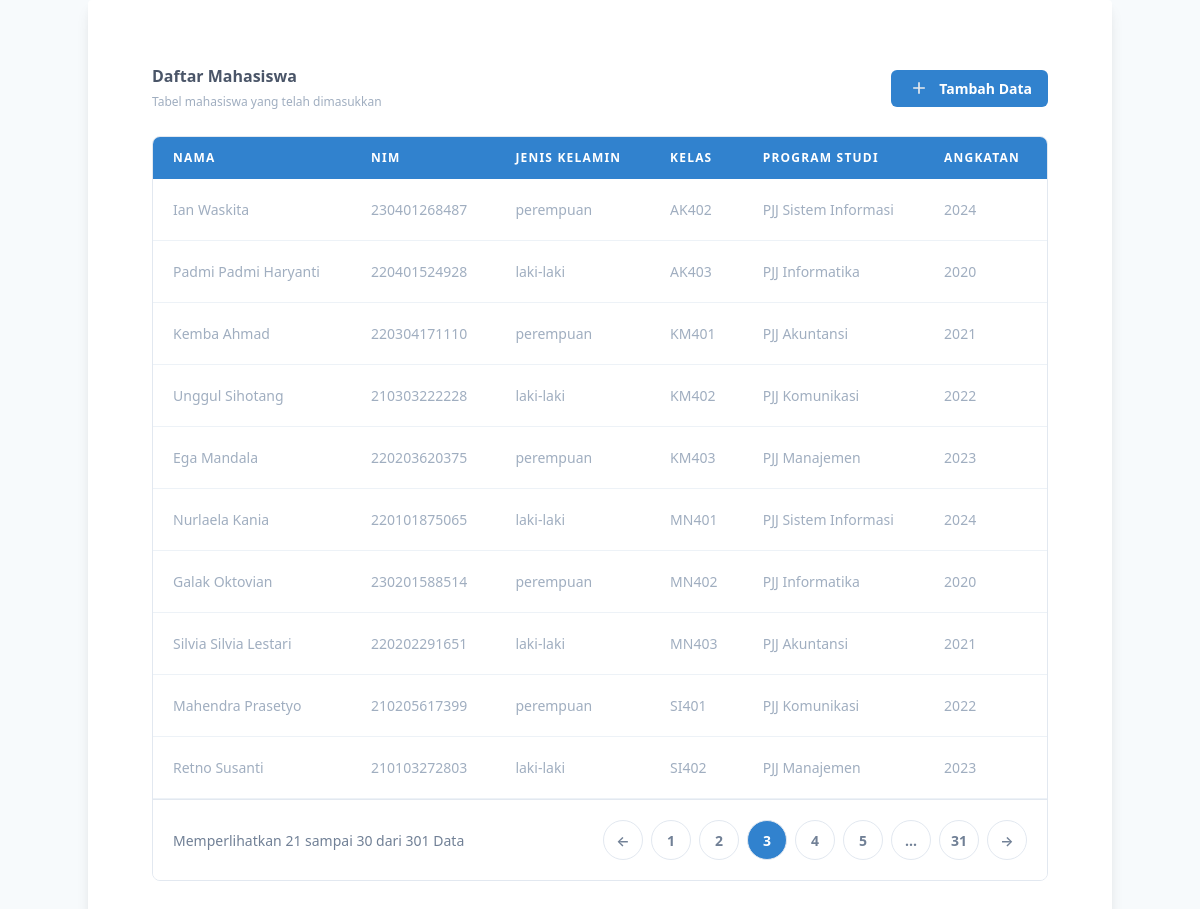
Screenshot of /?halaman=3 with the database file from the repository.
### tables this page shows
CREATE TABLE `mahasiswa` (
  `id` int(11) NOT NULL,
  `nama` varchar(255) NOT NULL,
  `nim` varchar(255) NOT NULL,
  `jenis_kelamin` enum('laki-laki','perempuan') NOT NULL DEFAULT 'laki-laki',
  `kelas` varchar(255) NOT NULL,
  `program_studi` varchar(255) NOT NULL,
  `angkatan` varchar(255) NOT NULL
);

### lib/Database.php (called while the page is built, shortened)
<?php
class Database
{
    public $host = HOST;
    public $user = USER;
    public $password = PASSWORD;
    public $database = DATABASE;
    public $link;
    public function dbConnect()
    {
        $this->link = mysqli_connect(
            $this->host,
            $this->user,
            $this->password,
            $this->database
        );
    }
    public function pilih($query)
    {
        $hasil = mysqli_query($this->link, $query) or die($this->link->error . __LINE__);
        if (mysqli_num_rows($hasil) > 0) {
            return $hasil;
        } else {
            return false;
        }
    }
}
?>

### classes/Mahasiswa.php (called while the page is built, shortened)
<?php
include_once "lib/Database.php";
class Mahasiswa {
    public $db;
    public function __construct()
    {
        $this->db = new Database();
    }
    public function semuaMahasiswa($limit, $offset)
    {
        $query = "SELECT * FROM `mahasiswa` ORDER BY id ASC LIMIT $limit OFFSET $offset";
        $hasil = $this->db->pilih($query);
        return $hasil;
    }
    public function hitungMahasiswa()
    {
        $query = "SELECT COUNT(*) as count FROM `mahasiswa`";
        $hasil = $this->db->pilih($query);
        $row = mysqli_fetch_assoc($hasil);
        return $row['count'];
    }
}
?>

### index.php (the view, shortened to what this page needs)
<?php
include_once "classes/Mahasiswa.php";
$re = new Mahasiswa();
$limit = 10;
$halaman = isset($_GET['halaman']) ? (int) $_GET['halaman'] : 1;
$offset = ($halaman - 1) * $limit;
$semuaMahasiswa = $re->semuaMahasiswa($limit, $offset);
$totalMahasiswa = $re->hitungMahasiswa();
$totalHalaman = ceil($totalMahasiswa / $limit);
function linkPaginasi($halaman, $totalHalaman)
{
    $paginasi = [];
    for ($i = max(1, $halaman - 2); $i <= min($totalHalaman, $halaman + 2); $i++) {
        $paginasi[] = $i;
    }
    if ($halaman < $totalHalaman - 2) {
        if ($halaman < $totalHalaman - 3) {
            $paginasi[] = '...';
        }
        $paginasi[] = $totalHalaman;
    }
    return $paginasi;
}
$linkPaginasi = linkPaginasi($halaman, $totalHalaman);
?>
<!DOCTYPE html>
<html lang="id">
<head>
    <link href="https://unpkg.com/tailwindcss@^1.0/dist/tailwind.min.css" rel="stylesheet">
</head>
<body class="h-screen flex-row items-center justify-center bg-gray-100">
    <div class="container mx-auto max-w-5xl p-8 bg-white rounded shadow-lg">
        <div class="mx-auto max-w-screen-lg px-4 py-8 sm:px-8">
            <div class="flex items-center justify-between pb-6">
                <div>
                    <h2 class="font-semibold text-gray-700">Daftar Mahasiswa</h2>
                    <span class="text-xs text-gray-500">Tabel mahasiswa yang telah dimasukkan</span>
                </div>
                <div class="flex items-center justify-between">
                    <div class="ml-10 space-x-8 lg:ml-40">
                        <a href="masukkan-data.php"
                            class="flex items-center gap-2 rounded-md bg-blue-600 px-4 py-2 text-sm font-semibold text-white focus:outline-none focus:ring hover:bg-blue-700">
                            <svg xmlns="http://www.w3.org/2000/svg" height="20px" viewBox="0 -960 960 960" width="24px"
                                fill="#e8eaed">
                                <path d="M440-440H200v-80h240v-240h80v240h240v80H520v240h-80v-240Z" />
                            </svg>
                            Tambah Data
                        </a>
                    </div>
                </div>
            </div>
            <div class="overflow-y-hidden rounded-lg border">
                <div class="overflow-x-auto">
                    <table class="w-full">
                        <thead>
                            <tr
                                class="bg-blue-600 text-left text-xs font-semibold uppercase tracking-widest text-white">
                                <th class="px-5 py-3">Nama</th>
                                <th class="px-5 py-3">NIM</th>
                                <th class="px-5 py-3">Jenis Kelamin</th>
                                <th class="px-5 py-3">Kelas</th>
                                <th class="px-5 py-3">Program Studi</th>
                                <th class="px-5 py-3">Angkatan</th>
                            </tr>
                        </thead>
                        <tbody class="text-gray-500">
                            <?php
                            if ($semuaMahasiswa) {
                                while ($row = mysqli_fetch_assoc($semuaMahasiswa)) {
                                    ?>
                                    <tr>
                                        <td class="border-b border-gray-200 bg-white px-5 py-5 text-sm">
                                            <p class="whitespace-no-wrap"><?= $row["nama"] ?></p>
                                        </td>
                                        <td class="border-b border-gray-200 bg-white px-5 py-5 text-sm">
                                            <p class="whitespace-no-wrap"><?= $row["nim"] ?></p>
                                        </td>
                                        <td class="border-b border-gray-200 bg-white px-5 py-5 text-sm">
                                            <p class="whitespace-no-wrap"><?= $row["jenis_kelamin"] ?></p>
                                        </td>
                                        <td class="border-b border-gray-200 bg-white px-5 py-5 text-sm">
                                            <p class="whitespace-no-wrap"><?= $row["kelas"] ?></p>
                                        </td>
                                        <td class="border-b border-gray-200 bg-white px-5 py-5 text-sm">
                                            <p class="whitespace-no-wrap"><?= $row["program_studi"] ?></p>
                                        </td>
                                        <td class="border-b border-gray-200 bg-white px-5 py-5 text-sm">
                                            <p class="whitespace-no-wrap"><?= $row["angkatan"] ?></p>
                                        </td>
                                    </tr>
                                    <?php
                                }
                            }
                            ?>
                        </tbody>
                    </table>
                </div>
                <div class="flex flex-col items-center border-t bg-white px-5 py-5 sm:flex-row sm:justify-between">
                    <span class="text-xs text-gray-600 sm:text-sm"> Memperlihatkan <?= ($offset + 1) ?> sampai
                        <?= min($offset + $limit, $totalMahasiswa) ?> dari <?= $totalMahasiswa ?> Data </span>
                    <div class="mt-2 inline-flex sm:mt-0">
                        <a href="?halaman=<?= max(1, $halaman - 1) ?>"
                            class="mr-2 flex h-10 w-10 items-center justify-center rounded-full border border-gray-300 bg-white text-sm font-semibold text-gray-600 hover:bg-gray-100 transition duration-150">←</a>
                        <?php foreach ($linkPaginasi as $link) { ?>
                            <?php if ($link == '...') { ?>
                                <span
                                    class="mr-2 flex h-10 w-10 items-center justify-center rounded-full border border-gray-300 bg-white text-sm font-semibold text-gray-600">...</span>
                            <?php } else { ?>
                                <a href="?halaman=<?= $link ?>"
                                    class="mr-2 flex h-10 w-10 items-center justify-center rounded-full border border-gray-300 bg-white text-sm font-semibold <?= $link == $halaman ? 'bg-blue-600 text-white' : 'text-gray-600' ?> hover:bg-gray-100 transition duration-150"><?= $link ?></a>
                            <?php } ?>
                        <?php } ?>
                        <a href="?halaman=<?= min($totalHalaman, $halaman + 1) ?>"
                            class="flex h-10 w-10 items-center justify-center rounded-full border border-gray-300 bg-white text-sm font-semibold text-gray-600 hover:bg-gray-100 transition duration-150">→</a>
                    </div>
                </div>
            </div>
        </div>
    </div>
</body>
</html>

### rows the page displays
mahasiswa: nama "Ian Waskita", nim "230401268487", jenis_kelamin "perempuan", kelas "AK402", program_studi "PJJ Sistem Informasi", angkatan "2024"
mahasiswa: nama "Padmi Padmi Haryanti", nim "220401524928", jenis_kelamin "laki-laki", kelas "AK403", program_studi "PJJ Informatika", angkatan "2020"
mahasiswa: nama "Kemba Ahmad", nim "220304171110", jenis_kelamin "perempuan", kelas "KM401", program_studi "PJJ Akuntansi", angkatan "2021"
mahasiswa: nama "Unggul Sihotang", nim "210303222228", jenis_kelamin "laki-laki", kelas "KM402", program_studi "PJJ Komunikasi", angkatan "2022"
mahasiswa: nama "Ega Mandala", nim "220203620375", jenis_kelamin "perempuan", kelas "KM403", program_studi "PJJ Manajemen", angkatan "2023"
mahasiswa: nama "Nurlaela Kania", nim "220101875065", jenis_kelamin "laki-laki", kelas "MN401", program_studi "PJJ Sistem Informasi", angkatan "2024"
mahasiswa: nama "Galak Oktovian", nim "230201588514", jenis_kelamin "perempuan", kelas "MN402", program_studi "PJJ Informatika", angkatan "2020"
mahasiswa: nama "Silvia Silvia Lestari", nim "220202291651", jenis_kelamin "laki-laki", kelas "MN403", program_studi "PJJ Akuntansi", angkatan "2021"
mahasiswa: nama "Mahendra Prasetyo", nim "210205617399", jenis_kelamin "perempuan", kelas "SI401", program_studi "PJJ Komunikasi", angkatan "2022"
mahasiswa: nama "Retno Susanti", nim "210103272803", jenis_kelamin "laki-laki", kelas "SI402", program_studi "PJJ Manajemen", angkatan "2023"

### other values shown
$offset + 1 "21"
min($offset + $limit, $totalMahasiswa) "30"
$totalMahasiswa "301"
$link "1"
$link "2"
$link "3"
$link "4"
$link "5"
$link "31"
